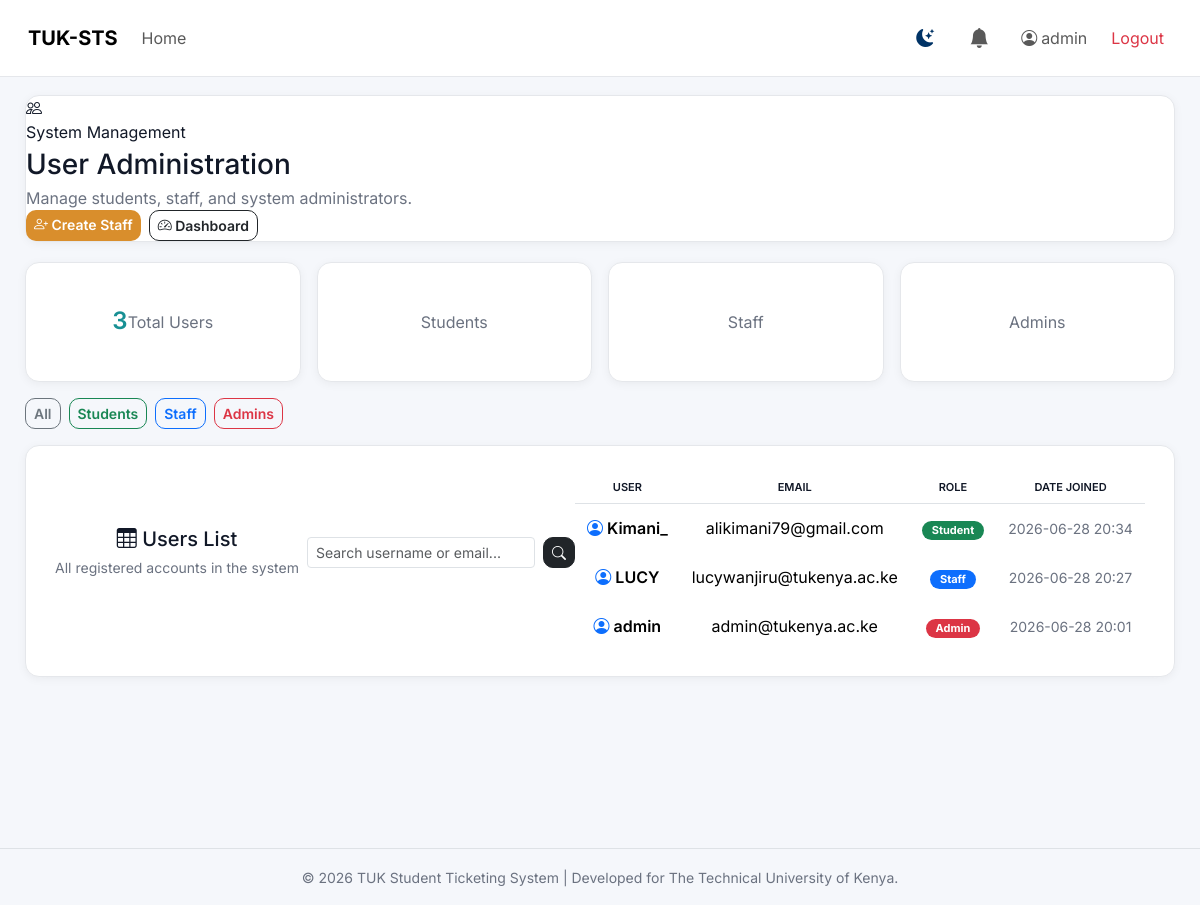
Page /accounts/admin-users/ (signed in) on the committed database.
### accounts/models.py (models this page shows, shortened)
class User(AbstractUser):
    ROLE_STUDENT = "student"
    ROLE_STAFF = "staff"
    ROLE_ADMIN = "admin"
    ROLE_CHOICES = (
        (ROLE_STUDENT, "Student"),
        (ROLE_STAFF, "Staff"),
        (ROLE_ADMIN, "Admin"),
    )
    CATEGORY_CHOICES = (
        ("fees", "Fees"),
        ("clearance", "Clearance"),
        ("results", "Results"),
        ("other", "Other"),
    )
    role = models.CharField(
        max_length=20,
        choices=ROLE_CHOICES,
        default=ROLE_STUDENT
    )
    category = models.CharField(
        max_length=50,
        choices=CATEGORY_CHOICES,
        null=True,
        blank=True
    )
    reg_no = models.CharField(
    max_length=50,
        unique=True,
        blank=True,
        null=True
    )
    phone = models.CharField(max_length=20, blank=True, null=True)
    profile_pic = models.ImageField(
        upload_to='profiles/',
        null=True,
        blank=True
    )

### accounts/views.py (the view)
# urls.py: path("admin-users/", admin_users, name="admin_users"),
@login_required
def admin_users(request):
    if not is_admin(request.user):
        return deny_redirect(request.user)
    return render(request, "dashboard/admin_users.html", {
        "users": User.objects.all().order_by("-date_joined")
    })

### accounts/views.py (called while the page is built)
def is_admin(user):
    return user.is_superuser

### notifications/context_processors.py (called while the page is built)
def unread_notifications_count(request):
    if request.user.is_authenticated:
        return {
            'unread_notifications_count': Notification.objects.filter(user=request.user, is_read=False).count()
        }
    return {'unread_notifications_count': 0}

### templates/dashboard/admin_users.html (shortened to what this page needs)
{% extends 'base.html' %}
{% block content %}
<div class="page-heading">
  <div class="page-heading-copy">
    <span class="page-icon">
      <i class="bi bi-people"></i>
    </span>
    <div>
      <p class="eyebrow mb-1">System Management</p>
      <h1 class="h3 mb-1">User Administration</h1>
      <p class="text-muted mb-0">
        Manage students, staff, and system administrators.
      </p>
    </div>
  </div>
  <div class="heading-actions d-flex gap-2 flex-wrap">
    <a href="{% url 'accounts:create_staff' %}" class="btn btn-primary btn-sm">
      <i class="bi bi-person-plus"></i> Create Staff
    </a>
    <a href="{% url 'accounts:admin_dashboard' %}" class="btn btn-outline-dark btn-sm">
      <i class="bi bi-speedometer2"></i> Dashboard
    </a>
  </div>
</div>
<div class="row g-3 mt-1">
  <div class="col-12 col-sm-6 col-xl-3">
    <div class="card-box text-center">
      <h4>{{ users|length }}</h4>
      <p class="text-muted mb-0">Total Users</p>
    </div>
  </div>
  <div class="col-12 col-sm-6 col-xl-3">
    <div class="card-box text-center">
      <p class="text-muted mb-0">Students</p>
    </div>
  </div>
  <div class="col-12 col-sm-6 col-xl-3">
    <div class="card-box text-center">
      <p class="text-muted mb-0">Staff</p>
    </div>
  </div>
  <div class="col-12 col-sm-6 col-xl-3">
    <div class="card-box text-center">
      <p class="text-muted mb-0">Admins</p>
    </div>
  </div>
</div>
<div class="d-flex gap-2 flex-wrap mt-3">
  <a href="?role=" class="btn btn-sm btn-outline-secondary">All</a>
  <a href="?role=student" class="btn btn-sm btn-outline-success">Students</a>
  <a href="?role=staff" class="btn btn-sm btn-outline-primary">Staff</a>
  <a href="?role=admin" class="btn btn-sm btn-outline-danger">Admins</a>
</div>
<section class="card-box mt-3">
  <div class="d-flex justify-content-between align-items-center flex-wrap gap-2 mb-3">
    <div>
      <h2 class="h5 mb-1">
        <i class="bi bi-table"></i> Users List
      </h2>
      <small class="text-muted">
        All registered accounts in the system
      </small>
    </div>
    <form method="GET" class="d-flex gap-2">
      <input type="search"
             name="q"
             value="{{ request.GET.q }}"
             class="form-control form-control-sm"
             placeholder="Search username or email...">
      <button class="btn btn-sm btn-dark">
        <i class="bi bi-search"></i>
      </button>
    </form>
  </div>
  <div class="table-responsive">
    <table class="table table-hover align-middle mb-0">
      <thead>
        <tr>
          <th>User</th>
          <th>Email</th>
          <th>Role</th>
          <th>Date Joined</th>
        </tr>
      </thead>
      <tbody>
        {% for user in users %}
        <tr>
          <td class="fw-semibold">
            <i class="bi bi-person-circle text-primary"></i>
            {{ user.username }}
          </td>
          <td>{{ user.email }}</td>
          <td>
            {% if user.role == "admin" %}
              <span class="badge text-bg-danger">Admin</span>
            {% elif user.role == "staff" %}
              <span class="badge text-bg-primary">Staff</span>
            {% elif user.role == "student" %}
              <span class="badge text-bg-success">Student</span>
            {% else %}
              <span class="badge text-bg-secondary">{{ user.role }}</span>
            {% endif %}
          </td>
          <td class="text-muted small">
            {{ user.date_joined|date:"Y-m-d H:i" }}
          </td>
        </tr>
        {% endfor %}
      </tbody>
    </table>
  </div>
</section>
{% endblock %}

### templates/base.html (shortened to what this page needs)
<!DOCTYPE html>
<html lang="en">
<head>
    {% load static %}
    <link href="https://cdn.jsdelivr.net/npm/bootstrap@5.3.3/dist/css/bootstrap.min.css" rel="stylesheet">
    <link href="https://cdn.jsdelivr.net/npm/bootstrap-icons@1.11.3/font/bootstrap-icons.css" rel="stylesheet">
    <link rel="stylesheet" href="{% static 'css/style.css' %}">
</head>
<body>
<nav class="navbar navbar-expand-lg px-3 fixed-top">
    <div class="container-fluid">
        <a class="navbar-brand fw-bold" href="{% url 'home' %}">
            TUK-STS
        </a>
        <div class="collapse navbar-collapse" id="topNav">
            <ul class="navbar-nav me-auto">
                <li class="nav-item">
                    <a class="nav-link" href="{% url 'accounts:dashboard_redirect' %}">Home</a>
                </li>
            </ul>
<ul class="navbar-nav ms-auto align-items-center gap-2">
{% if user.is_authenticated %}
    <li class="nav-item">
        <button id="theme-toggle" title="Toggle Theme">
            <i class="bi bi-moon-stars-fill" id="theme-icon"></i>
        </button>
    </li>
    <li class="nav-item">
        <a class="nav-link position-relative py-2 px-3"
           href="{% url 'notifications:notifications' %}"
           title="Notifications">
            <i class="bi bi-bell-fill fs-5"></i>
        </a>
    </li>
    <li class="nav-item">
        <a class="nav-link d-flex align-items-center gap-1"
           href="{% url 'accounts:profile' %}">
            <i class="bi bi-person-circle"></i>
            {{ user.username }}
        </a>
    </li>
    <li class="nav-item">
        <a class="nav-link text-danger"
           href="{% url 'accounts:logout' %}">
            Logout
        </a>
    </li>
                {% else %}
                    <li class="nav-item">
                        <a class="nav-link" href="{% url 'accounts:login' %}">
                            Login
                        </a>
                    </li>
                {% endif %}
            </ul>
        </div>
    </div>
</nav>
<div class="layout">
    <div class="main">
        {% block content %}{% endblock %}
    </div>
</div>
<footer class="text-center py-3 mt-5 border-top">
    <small class="text-muted">
        © {% now "Y" %} TUK Student Ticketing System | Developed for The Technical University of Kenya.
    </small>
</footer>
</body>
</html>

### static/css/style.css (style rules this page uses)
:root { --bg: #0f172a; --bg-soft: #111827; --surface: #1e293b; --surface-2: #111827; --text: #e5e7eb; --text-soft: #94a3b8; --border: rgba(255,255,255,0.08); --accent: #d98e2c; --accent-dark: #b97419; --success: #22c55e; --warning: #f59e0b; --danger: #ef4444; --info: #3b82f6; --radius: 14px; --shadow: 0 10px 25px rgba(0,0,0,0.3); }
* { box-sizing: border-box; }
body { margin: 0; font-family: 'Inter', sans-serif; background: #0f172a; color: #e5e7eb; }
a { text-decoration: none; color: inherit; }
.layout { padding-top: 70px; }
.main { max-width: 1200px; margin: auto; padding: 25px; }
.navbar { position: fixed; top: 0; left: 0; right: 0; z-index: 1000; background: rgba(15, 23, 42, 0.85); backdrop-filter: blur(10px); padding: 15px 25px; border-bottom: 1px solid var(--border); }
.card-box { background: rgba(255, 255, 255, 0.06); border: 1px solid rgba(255, 255, 255, 0.12); border-radius: var(--radius); padding: 25px; box-shadow: 0 10px 25px rgba(0,0,0,0.25); color: #ffffff; backdrop-filter: blur(12px); display: flex; align-items: center; justify-content: center; min-height: 120px; text-align: center; transition: 0.25s ease; }
.card-box h4 { color: #189094; font-weight: 600; margin: 0; }
.card-box p { color: var(--text-soft); }
.btn { border-radius: 10px; font-weight: 600; }
.btn-primary { background: var(--accent); border: none; }
.table { width: 100%; color: var(--text); }
.table th { text-transform: uppercase; font-size: 11px; color: var(--text-soft); }
.table td { border-bottom: 1px solid var(--border); padding: 12px; }
.badge { padding: 4px 10px; border-radius: 999px; font-size: 11px; font-weight: 700; }
.text-muted { color: var(--text-soft); }
.fw-bold { font-weight: 700; }

### templates/base.html (style rules this page uses)
body { margin: 0; font-family: 'Inter', sans-serif; background: #f5f7fb; color: #111827; }
p, span, td, th, label, small { color: #111827; }
.text-muted { color: #6b7280 !important; }
.navbar { background: #ffffff; border-bottom: 1px solid #e5e7eb; }
.layout { padding-top: 70px; min-height: 100vh; }
.main { max-width: 1200px; margin: 0 auto; padding: 25px; }
.card-box, .panel, .metric-card, .page-heading { background: #ffffff; border-radius: 14px; border: 1px solid #e5e7eb; box-shadow: 0 2px 10px rgba(0,0,0,0.05); color: #111827; }
.table { background: #ffffff; color: #111827; }
.table th { color: #111827; font-weight: 600; }
.btn-primary { background: #d98e2c; border: none; }
body { transition: background .3s,color .3s; }
.navbar, .card-box, .panel, .metric-card, .page-heading, .table, footer { transition: background .35s ease, color .35s ease, border-color .35s ease; }
#theme-toggle { width:40px; height:40px; border:none; border-radius:50%; background:transparent; display:flex; align-items:center; justify-content:center; font-size:18px; color:#003366; transition:.3s; }

### rows in the picture
User: username "admin", email "admin@tukenya.ac.ke", role "Admin", date_joined "2026-06-28 20:01"
User: username "Kimani_", email "alikimani79@gmail.com", role "Student", date_joined "2026-06-28 20:34"
User: username "LUCY", email "lucywanjiru@tukenya.ac.ke", role "Staff", date_joined "2026-06-28 20:27"

### other values in the picture
{{ users|length }} "3"
